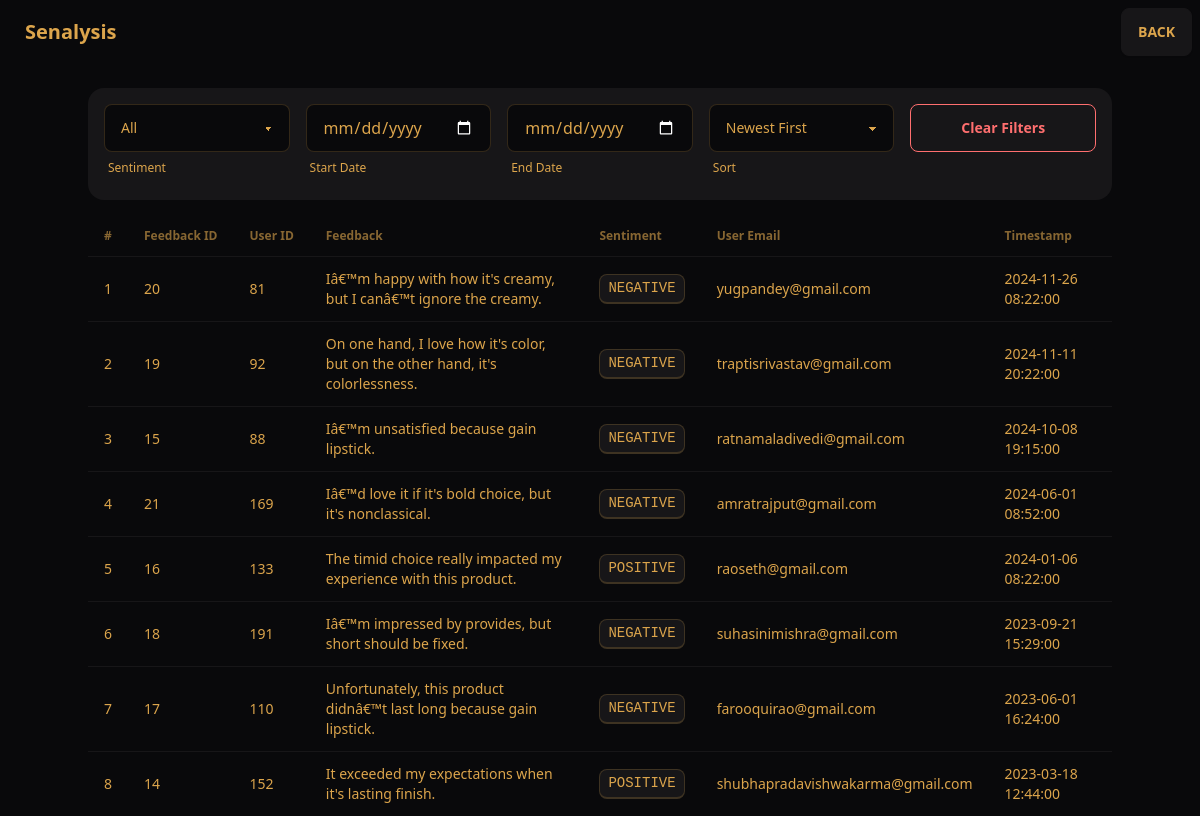
The app's page /feedbacks/4, older data.
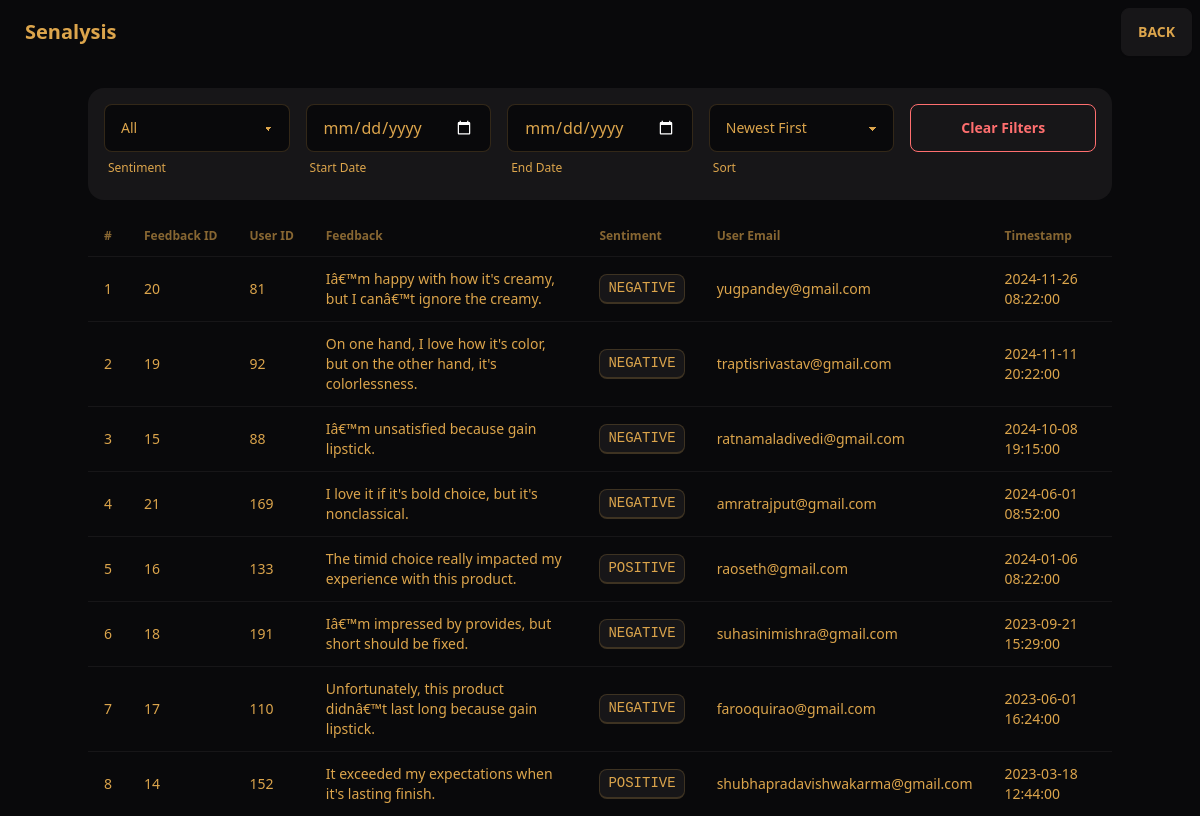
The same page, newer data.
### tables this page shows
CREATE TABLE "feedback" (
    fid INTEGER PRIMARY KEY AUTOINCREMENT,
    uid INTEGER,
    pid INTEGER,
    feedback TEXT,
    timestamp TEXT DEFAULT CURRENT_TIMESTAMP,
    sentiment TEXT,
    FOREIGN KEY (uid) REFERENCES users (uid),
    FOREIGN KEY (pid) REFERENCES products (pid)
);

CREATE TABLE users (
    uid INTEGER PRIMARY KEY AUTOINCREMENT,
    fname TEXT,
    lname TEXT,
    email TEXT,
    pwd TEXT,
    gender TEXT,
    height REAL,
    weight REAL,
    dob TEXT,
    state TEXT,
    city TEXT
);

### app.py (the view)
@app.route('/feedbacks/<pid>')
def feedbacks(pid):
    conn = get_db_connection()
    cursor = conn.cursor()
    cursor.execute("""
        SELECT f.fid, f.uid, f.feedback, f.sentiment, f.timestamp, u.email
        FROM feedback f
        JOIN users u ON f.uid = u.uid
        WHERE f.pid = ?
        ORDER BY f.timestamp DESC
    """, (pid,))
    feedbacks = cursor.fetchall()
    conn.close()
    return render_template('feedbacks.html', pid=pid, feedbacks=feedbacks)

### app.py (called while the page is built)
def get_db_connection():
    conn = sqlite3.connect(DATABASE)
    conn.row_factory = sqlite3.Row
    return conn

### templates/feedbacks.html (shortened to what this page needs)
{% extends "base.html" %}
{% block content %}
<div class="container mx-auto">
  <h2 class="text-2xl font-semibold text-center mb-6 bg-neutral text-white p-4 rounded-lg">
  </h2>
<div class="filters bg-base-200 p-4 rounded-box mb-4">
    <div class="grid grid-cols-5 gap-4">
      <div>
        <select id="sentiment-filter" class="select select-bordered w-full">
          <option value="all" selected>All</option>
        </select>
        <div class="label">
            <span class="label-text-alt">Sentiment</span>
          </div>
      </div>
      <div class="form-control w-full">
        <input id="start-date" type="date" class="input input-bordered w-full">
        <div class="label">
          <span class="label-text-alt">Start Date</span>
        </div>
      </div>
      <div class="form-control w-full">
        <input id="end-date" type="date" class="input input-bordered w-full">
        <div class="label">
          <span class="label-text-alt">End Date</span>
        </div>
      </div>
      <div>
        <select id="sort-order" class="select select-bordered w-full">
          <option value="desc" selected>Newest First</option>
        </select>
        <div class="label">
            <span class="label-text-alt">Sort</span>
          </div>
      </div>
      <div>
        <button id="clear-filters" class="btn btn-outline btn-error w-full">
          Clear Filters
        </button>
      </div>
    </div>
  </div>
  <table class="table w-full">
    <thead>
      <tr>
        <th>#</th>
        <th>Feedback ID</th>
        <th>User ID</th>
        <th>Feedback</th>
        <th>Sentiment</th>
        <th>User Email</th>
        <th>Timestamp</th>
      </tr>
    </thead>
    <tbody id="feedbacks-table">
      {% for feedback in feedbacks %}
      <tr>
        <td>{{ loop.index }}</td>
        <td>{{ feedback.fid }}</td>
        <td>{{ feedback.uid }}</td>
        <td>{{ feedback.feedback }}</td>
        <td>
          <kbd class="kbd">{{ feedback.sentiment }}</kbd>
        </td>
        <td>{{ feedback.email }}</td>
        <td>{{ feedback.timestamp }}</td>
      </tr>
      {% else %}
      <tr>
        <td colspan="7" class="text-center text-gray-600">
          No feedback submitted yet.
        </td>
      </tr>
      {% endfor %}
    </tbody>
  </table>
</div>
{% endblock %}

Row changes from the older to the newer data that the page shows:
changed feedback "amratrajput@gmail.com": feedback "Iâ€™d love it if it's bold choice, but it's nonclassical." → "I love it if it's bold choice, but it's nonclassical."
